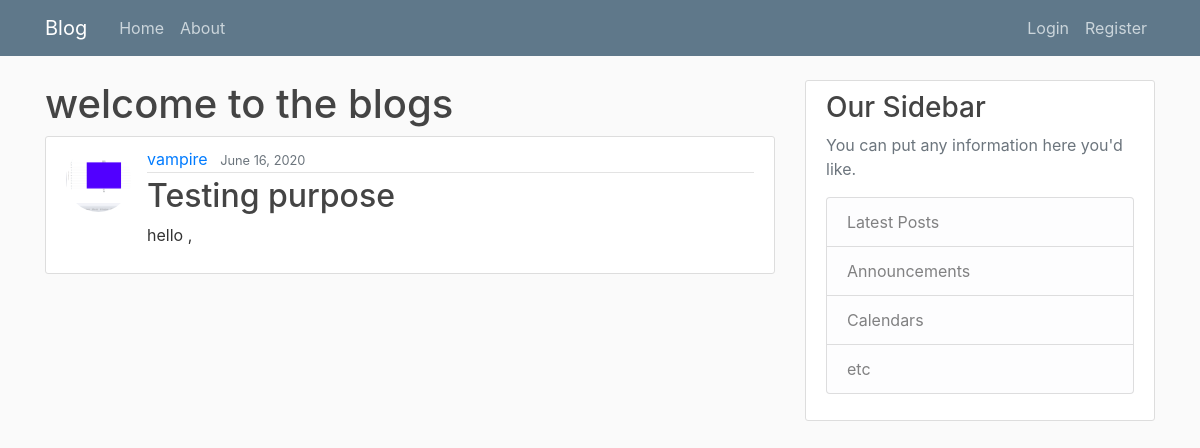
The app's page /post/17/ with its own data.
### blog/models.py (models this page shows, shortened)
class Post(models.Model):
    title = models.CharField(max_length=100)
    content = models.TextField()
    date_posted = models.DateTimeField(default=timezone.now)
    author = models.ForeignKey(User,on_delete=models.CASCADE)

### users/models.py (models this page shows, shortened)
class Profile(models.Model):
    user = models.OneToOneField(User, on_delete=models.CASCADE)
    image = models.ImageField(default='default.jpg', upload_to='profile_pics')

### blog/views.py (the view)
# urls.py: path('post/<int:pk>/', PostDetailView.as_view(), name="post-detail"),
class PostDetailView(DetailView):
    model = Post

### blog/templates/blog/post_detail.html (shortened to what this page needs)
{% extends "blog/base.html" %}
{% block content %}
    <h1>welcome to the blogs </h1>
        <article class="media content-section">
            <img class="rounded-circle article-img" src="{{ object.author.profile.image.url }}">
            <div class="media-body">
            <div class="article-metadata">
                <a class="mr-2" href="{% url 'user-posts' object.author.username %}">{{ object.author }}</a>
                <small class="text-muted">{{ object.date_posted|date:"F d, Y" }}</small>
            </div>
            <h2 class="article-title">{{ object.title }}</h2>
            <p class="article-content">{{ object.content }}</p>
            </div>
        </article>
{% endblock %}

### blog/static/blog/main.css (style rules this page uses)
body { background: #fafafa; color: #333333; margin-top: 5rem; }
h1, h2, h3, h4, h5, h6 { color: #444444; }
.content-section { background: #ffffff; padding: 10px 20px; border: 1px solid #dddddd; border-radius: 3px; margin-bottom: 20px; }
.article-title { color: #444444; }
.article-content { white-space: pre-line; }
.article-img { height: 65px; width: 65px; margin-right: 16px; }
.article-metadata { padding-bottom: 1px; margin-bottom: 4px; border-bottom: 1px solid #e3e3e3 }

### records on screen
Post: author.profile.image (picture), author "vampire", date_posted "June 16, 2020", title "Testing purpose", content "hello ,"
